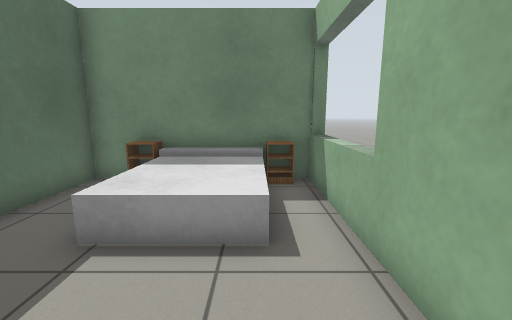
[1] (above)

16 first-person views from a walk through a Gazebo world. The camera is 1 m above the floor, tilts 10° down and sees 90° across. The floor is counted in squares, 0.5 m on a side. Each view is taken from the middle of a square. On the plan, view 1 faces up. The plan holds only what a view shows up to about 16 squares ahead; the rest is blank. Gazebo's built-in surfaces are drawn with simple patterns.

[2]
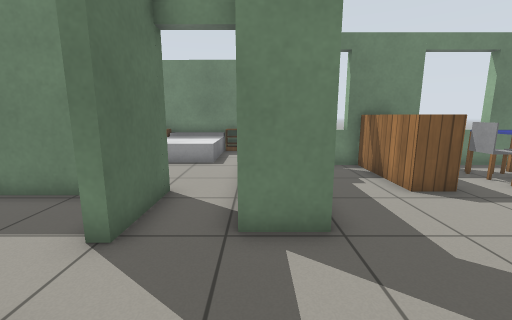

[3]
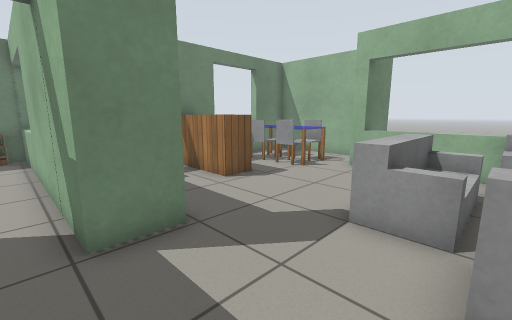

[4]
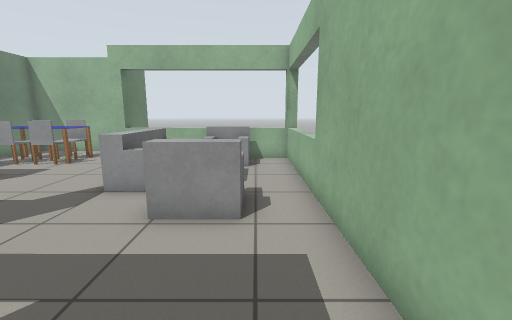

[5]
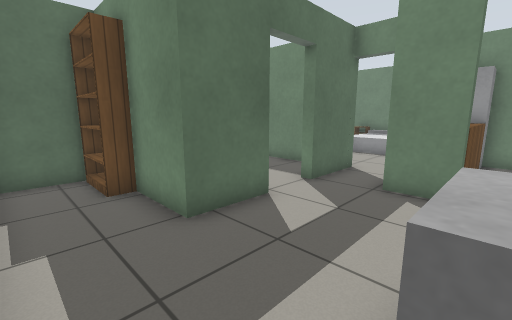

[6]
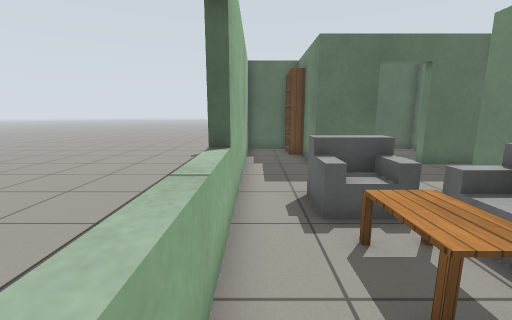

[7]
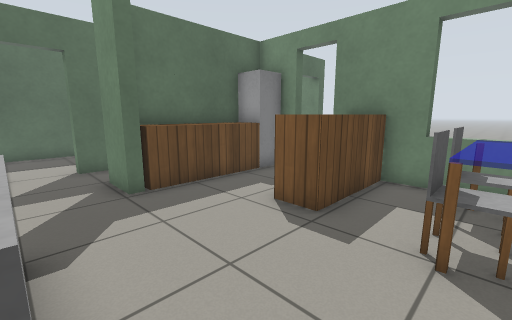

[8]
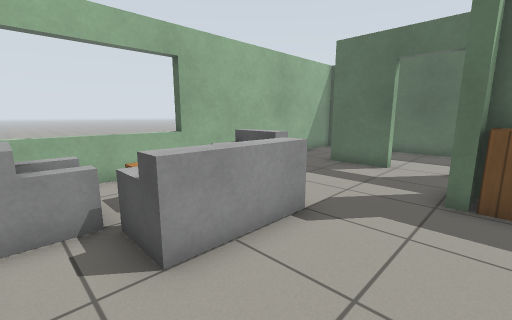

[9]
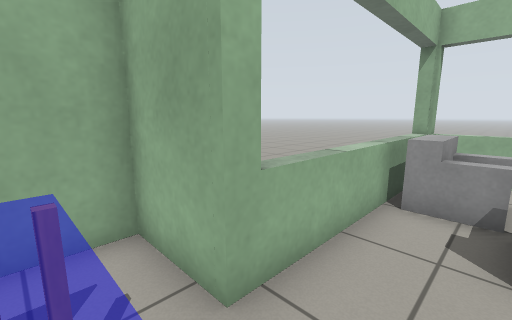

[10]
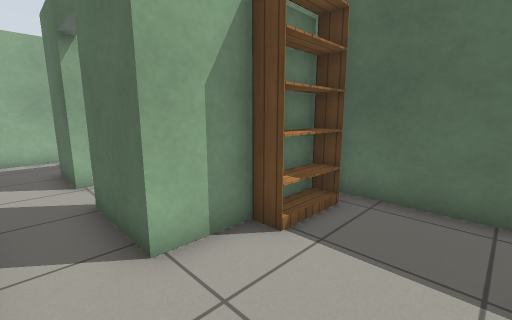

[11]
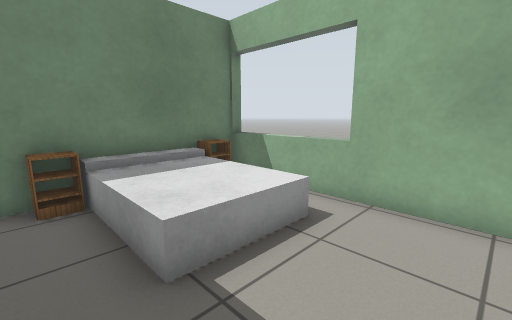

[12]
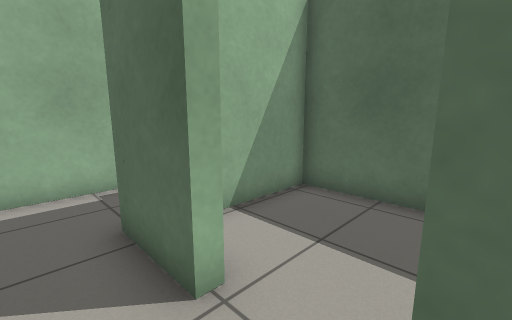

[13]
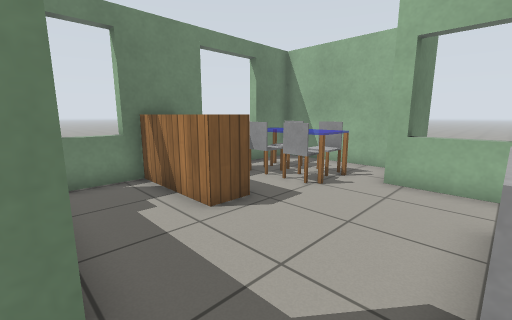

[14]
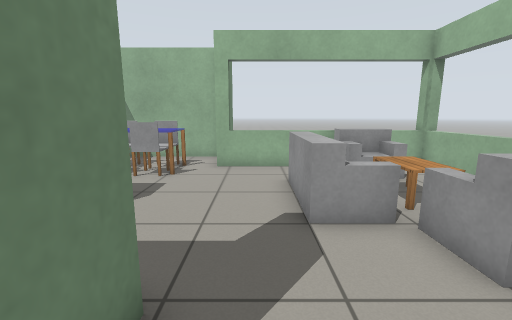

[15]
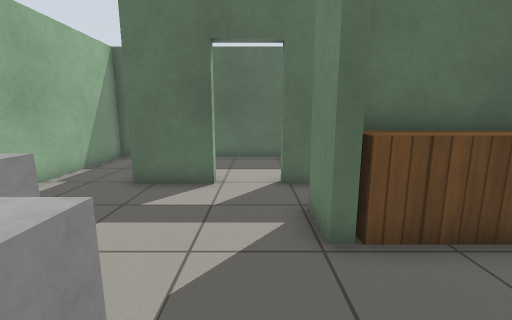

[16]
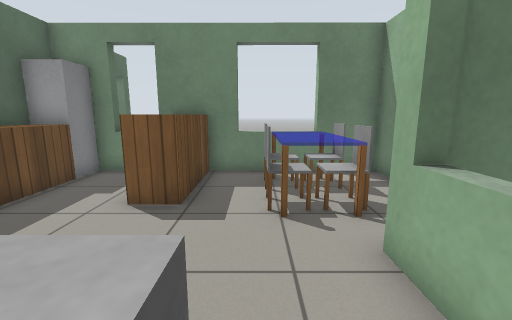

### Floor plan
Ten units are one square. View 1 is at (0, 0); x grows to the right and y downward. Boxes are objects, and circles mark ways between rooms. Rooms are numbered by the first view taken in them; rooms with no view inside come last. Other rooms are left out.
<svg viewBox="-56 -90 194 205">
<path fill="none" stroke="#000" d="M-51 -33 -51 1M-22 4 -3 4M21 -79 -51 -79 -51 -48M17 9 17 -80M34 29 17 29 17 9M-3 52 -3 76 -22 76M21 -20 21 25M-3 4 -3 32M109 110 109 25 133 25 133 -31 34 -31M-51 82 -51 105 114 105M-24 8 -51 8 -51 72 -10 72"/>
<rect x="-45" y="-5" width="20" height="10" fill="#bbb"><title>other object</title></rect>
<rect x="-35" y="-75" width="40" height="40" fill="#bbb"><title>bed</title></rect>
<rect x="-35" y="-85" width="10" height="10" fill="#bbb"><title>other object</title></rect>
<rect x="5" y="-85" width="10" height="20" fill="#bbb"><title>other object</title></rect>
<rect x="-45" y="75" width="20" height="10" fill="#bbb"><title>other object</title></rect>
<rect x="25" y="-15" width="10" height="40" fill="#bbb"><title>wooden box</title></rect>
<rect x="25" y="-35" width="10" height="20" fill="#bbb"><title>white post</title></rect>
<rect x="35" y="65" width="20" height="20" fill="#bbb"><title>sofa</title></rect>
<rect x="55" y="65" width="30" height="20" fill="#bbb"><title>table</title></rect>
<rect x="55" y="45" width="30" height="20" fill="#bbb"><title>sofa</title></rect>
<rect x="55" y="-25" width="20" height="30" fill="#bbb"><title>wooden box</title></rect>
<rect x="85" y="65" width="20" height="20" fill="#bbb"><title>sofa</title></rect>
<rect x="85" y="-5" width="10" height="10" fill="#bbb"><title>chair</title></rect>
<rect x="85" y="-15" width="10" height="10" fill="#bbb"><title>chair</title></rect>
<rect x="95" y="-25" width="10" height="40" fill="#bbb"><title>table</title></rect>
<rect x="105" y="-5" width="10" height="20" fill="#bbb"><title>chair</title></rect>
<rect x="105" y="-25" width="10" height="20" fill="#bbb"><title>chair</title></rect>
<circle cx="5" cy="10" r="3" fill="#2a7"/>
<circle cx="-5" cy="45" r="3" fill="#2a7"/>
<text x="-10" y="-40">1</text>
<text x="60" y="40">2</text>
<text x="-30" y="40">3</text>
</svg>
Room 1 opens to room 2. Room 2 opens to room 3.

Where each view was taken, in squares from view 1:
view 1: 0 up, 0 right, facing up
view 2: 7 down, 2 right, facing up
view 3: 7 down, 1 right, facing up-right
view 4: 9 down, 1 left, facing right
view 5: 10 down, 4 right, facing up-left
view 6: 10 down, 10 right, facing left
view 7: 5 down, 10 right, facing up-left
view 8: 2 down, 10 right, facing down-left
view 9: 1 down, 9 right, facing down-right
view 10: 3 up, 1 right, facing down-left
view 11: 1 up, 4 left, facing up-right
view 12: 3 down, 1 right, facing down-left
view 13: 5 down, 3 right, facing up-right
view 14: 4 down, 1 right, facing right
view 15: 4 down, 7 right, facing left
view 16: 6 down, 9 right, facing up
